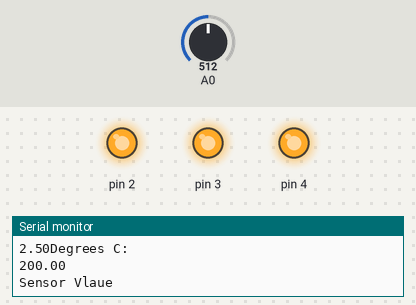
The sketch below on a simulated Arduino Uno, built with avr-gcc and run on an emulated ATmega328P. Shown: output pins drawn as LEDs (lit = HIGH), the last lines printed to the serial monitor. The test bench sets the inputs (shaded band); at power-on: A0 = 512.

Above: at 1.2 s.
1.3 s: A0 set to 151
4.3 s: A0 set to 133
At 5.4 s:
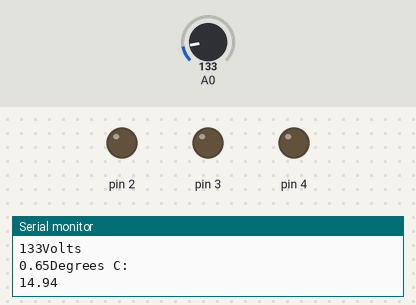
5.8 s: A0 set to 306
At 7.1 s:
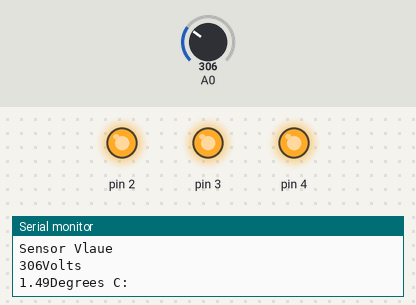
8.8 s: A0 set to 10
At 10.0 s:
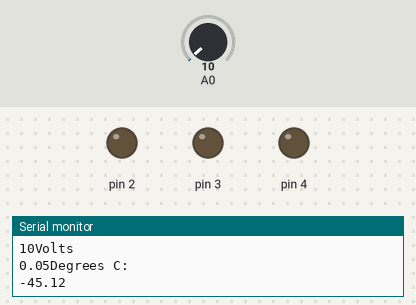
Timing chart, 0 to 11.3 s (numbered marks = the images above; inputs shaded):
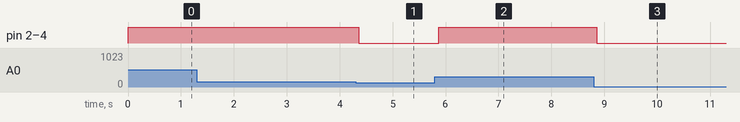

The sketch:

lm35.ino
```cpp
void setup() {
  Serial.begin(9600);
  for(int pinNumber =2; pinNumber<5; pinNumber++){
    pinMode(pinNumber, OUTPUT);
    digitalWrite(pinNumber, LOW);
  }
}

void loop() {
  int sensorVal = analogRead(A0);
  Serial.println("Sensor Vlaue");
  Serial.print(sensorVal);
  float voltage = (sensorVal/1024.0) * 5.0;
  Serial.println("Volts");
  Serial.print(voltage);
  Serial.println("Degrees C:");
  float temperature = (voltage - 0.5) * 100;
  Serial.println(temperature);

if(temperature < 20){
digitalWrite(2, LOW);
digitalWrite(3, LOW);
digitalWrite(4, LOW);

}
else if(temperature >= 20+4 && temperature < 20+4){
digitalWrite(2, HIGH);
digitalWrite(3, LOW);
digitalWrite(4, LOW);

}
else if(temperature >= 20+6 && temperature < 20+8){
digitalWrite(2, HIGH);
digitalWrite(3, HIGH);
digitalWrite(4, LOW);

}
else if(temperature >= 20+12){
digitalWrite(2, HIGH);
digitalWrite(3, HIGH);
digitalWrite(4, HIGH);

}
delay(1);
}
```

Measured:
- the behaviour switches between 144 and 143 on A0 (found by bisection; images 0 and 1)
- after the input at 4.3 s, pin 2–4: HIGH → LOW after 0.06 s
- after the input at 5.8 s, pin 2–4: LOW → HIGH after 0.08 s
- after the input at 8.8 s, pin 2–4: HIGH → LOW after 0.06 s
